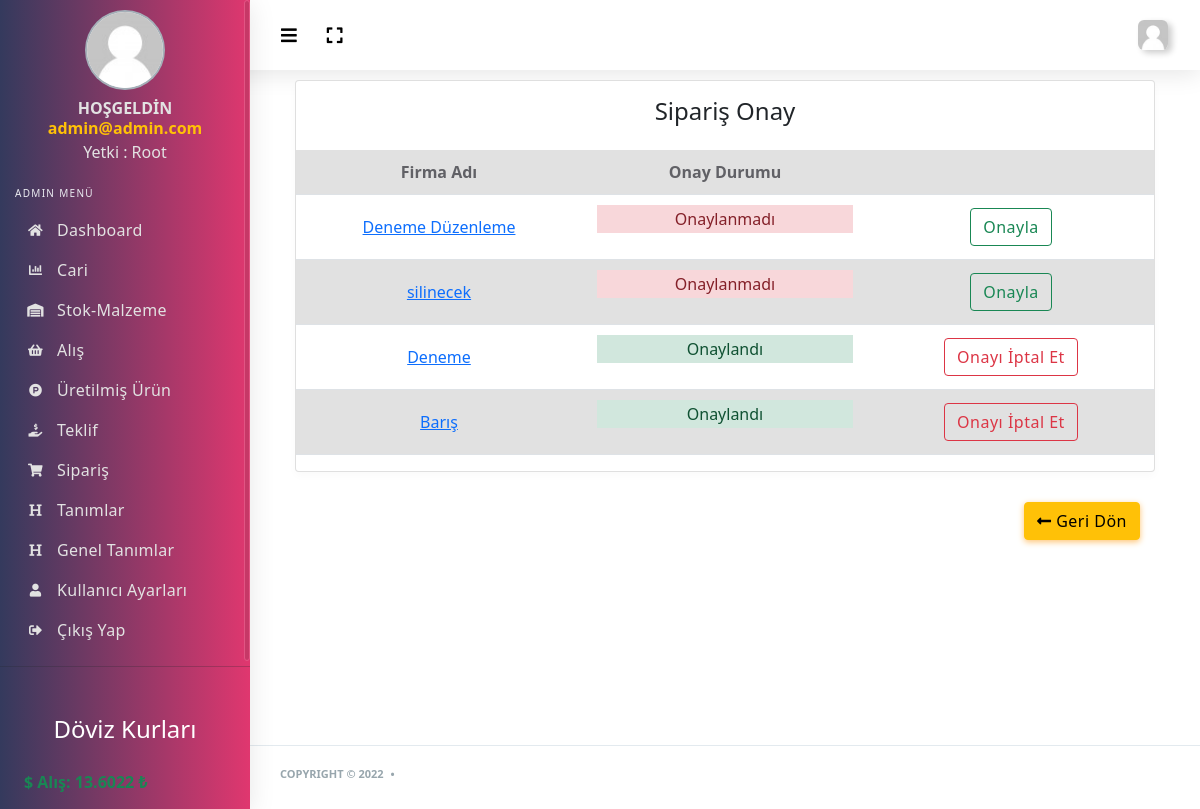
Page /admin/siparis.php (signed in) on the committed database.
### tables this page shows
CREATE TABLE `kullanici_tbl` (
  `kullanici_id` int(11) NOT NULL,
  `kullanici_foto` varchar(500) NOT NULL,
  `kullanici_ad` varchar(50) NOT NULL,
  `kullanici_sifre` varchar(50) NOT NULL,
  `kullanici_zaman` date NOT NULL,
  `kullanici_hakkinda` text NOT NULL,
  `kullanici_dogumyeri` varchar(50) NOT NULL,
  `kullanici_adsoyad` varchar(100) NOT NULL,
  `kullanici_yetki` int(2) NOT NULL,
  `kullanici_facebook` varchar(500) NOT NULL,
  `kullanici_twitter` varchar(500) NOT NULL,
  `kullanici_github` varchar(500) NOT NULL,
  `kullanici_instagram` varchar(500) NOT NULL,
  `kullanici_tel` varchar(50) NOT NULL
);

CREATE TABLE `doviz_tbl` (
  `id` int(11) NOT NULL,
  `dolar_alis` double NOT NULL,
  `dolar_satis` double NOT NULL,
  `euro_alis` double NOT NULL,
  `euro_satis` double NOT NULL
);

CREATE TABLE `siparis_tbl` (
  `id` int(11) NOT NULL,
  `teklif_id` int(11) NOT NULL,
  `onay_durumu` tinyint(1) NOT NULL
);

CREATE TABLE `teklifekrani_tbl` (
  `id` int(11) NOT NULL,
  `teklif_firmaad` varchar(255) NOT NULL,
  `teklif_firmavergino` varchar(255) NOT NULL,
  `teklif_siparistarihi` date NOT NULL,
  `teklif_satilabilirurunsecenekleri` varchar(255) NOT NULL,
  `teklif_urunadedi` varchar(255) NOT NULL,
  `teklif_kagitturu` varchar(255) NOT NULL,
  `teklif_baskitutari` varchar(255) NOT NULL,
  `teklif_lakvarmi` tinyint(1) NOT NULL,
  `teklif_metalizevarmi` tinyint(1) NOT NULL,
  `teklif_kirimvarmi` tinyint(1) NOT NULL,
  `teklif_delikvarmi` tinyint(1) NOT NULL,
  `teklif_iscisayisi` int(11) NOT NULL
);

### admin/siparis.php (the view, shortened to what this page needs)
<?php include 'header.php' ?>
<?php include 'sidebar.php';
$siparissor=$db->prepare("SELECT * FROM siparis_tbl ORDER BY id ASC");
$siparissor->execute();
$teklifsor=$db->prepare("SELECT * FROM siparis_tbl inner join teklifekrani_tbl on teklifekrani_tbl.id=siparis_tbl.teklif_id");
$teklifsor->execute();
?>
<div class="main-content">
	<div class="col-12 col-md-12 col-lg-12">
		<div class="card">
			<h4 class="text-center p-3">Sipariş Onay</h4>
			<form action="../islem.php" method="POST">
				<table class="table table-striped table-md text-center">
					<tr>
						<th class="text-center">Firma Adı</th>
						<th>Onay Durumu</th>
						<th></th>
					</tr>
					<?php while ($sipariscek=$siparissor->fetch(PDO::FETCH_ASSOC)) {
						$siparis_id=$sipariscek['id'];
						?>
						<tr class="text-center">
							<?php $teklifcek=$teklifsor->fetch(PDO::FETCH_ASSOC); ?>
							<td style="width:16%;"><a href="teklif-duzenle.php?id=<?=$teklifcek['id'] ?>"><?=$teklifcek['teklif_firmaad']; ?></a></td>
							<td style="width:16%;">
								<?php if ($teklifcek['onay_durumu']==0) {?>
									<p class="alert-danger">Onaylanmadı</p>
								<?php }else {?>
									<p class="alert-success">Onaylandı</p>
								<?php } ?>
							</td>
							<?php if ($teklifcek['onay_durumu']==0) { ?>
								<td style="width:16%;"><a href="../islem.php?onayla=ok&id=<?=$siparis_id?>" onclick="return confirm('Onaylamak istediğinize emin misiniz?')" class="btn btn-outline-success"> Onayla</a></td>
							<?php }else {?>
								<td style="width:16%;"><a href="../islem.php?onayiptal=ok&id=<?=$siparis_id?>" onclick="return confirm('Onayı iptal etmek istediğinize emin misiniz?')" class="btn btn-outline-danger"> Onayı İptal Et</a></td>
							<?php	}?>
						</tr>
					<?php } ?>
				</table>
			</div>
			<div class="col-md-12 text-right">
				<a class="btn btn-warning" href="index.php"><i class="fa fa-long-arrow-alt-left"></i> Geri Dön</a>
			</div>
	</div>
</div>
</div>
</div>
<?php include 'footer.php' ?>

### admin/header.php (shortened to what this page needs)
<?php
include '../doviz.php';
$kullanicisor =$db->prepare("SELECT * FROM kullanici_tbl WHERE kullanici_ad=:ad");
$kullanicisor->execute(array(
  'ad' => $_SESSION['kullanici_ad']
));
$kullanicicek=$kullanicisor->fetch(PDO::FETCH_ASSOC);
$dovizsor=$db->prepare("SELECT * FROM doviz_tbl WHERE id=1");
$dovizsor->execute(array(0));
$dovizcek=$dovizsor->fetch(PDO::FETCH_ASSOC);
?>
<!DOCTYPE html>
<html lang="en">
<head>
  <link rel="stylesheet" href="assets/css/app.min.css">
  <link rel="stylesheet" href="assets/css/style.css">
  <link rel="stylesheet" href="assets/css/components.css">
  <link rel="stylesheet" href="assets/bundles/bootstrap-social/bootstrap-social.css">
  <link rel="stylesheet" href="assets/bundles/flag-icon-css/css/flag-icon.min.css">
  <link rel="stylesheet" href="assets/dropzone/dist/dropzone.css">
  <link rel="stylesheet" href="assets/dropzone/dist/basic.css">
  <link rel="stylesheet" href="assets/css/bootstrap.min.css">
</head>
<body>
  <div id="app">
    <div class="main-wrapper main-wrapper-1">
      <div class="navbar-bg"></div>
      <nav class="navbar navbar-expand-lg main-navbar">
        <div class="form-inline mr-auto">
          <ul class="navbar-nav mr-3">
            <li><a href="#" data-toggle="sidebar" class="nav-link nav-link-lg collapse-btn"><i
              class="fas fa-bars"></i></a></li>
              <li><a href="#" class="nav-link nav-link-lg fullscreen-btn">
                <i class="fas fa-expand"></i>
              </a>
            </li>
          </ul>
        </div>
        <ul class="navbar-nav navbar-right">
          <li class="dropdown"><a href="#" data-toggle="dropdown"
            class="nav-link dropdown-toggle nav-link-lg nav-link-user">
            <img alt="image" src="<?=$kullanicicek['kullanici_foto'] ?>" class="user-img-radious-style">
            <span class="d-sm-none d-lg-inline-block"></span></a>
          </li>
        </ul>
      </nav>

### admin/sidebar.php (shortened to what this page needs)
<?php
$kullanicisor =$db->prepare("SELECT * FROM kullanici_tbl WHERE kullanici_ad=:ad");
$kullanicisor->execute(array(
  'ad' => $_SESSION['kullanici_ad']
));
$kullanicicek=$kullanicisor->fetch(PDO::FETCH_ASSOC);
?>
<div class="main-sidebar sidebar-style-2">
  <aside id="sidebar-wrapper">
    <ul class="sidebar-menu">
      <li class="dropdown active" style="display: block;">
        <div class="sidebar-profile">
          <div class="siderbar-profile-pic">
            <img src="<?php echo $kullanicicek['kullanici_foto'] ?>" class="profile-img-circle box-center" alt="User Image">
          </div>
          <div class="siderbar-profile-details">
            <div class="siderbar-profile-name">HOŞGELDİN</div>
            <div class="siderbar-profile-name text-warning"><?php echo $_SESSION['kullanici_ad'] ?> </div>
            <div class="sidebar-profile-position">
              <?php if ($kullanicicek['kullanici_yetki']==0) {
                echo "Yetki : Root";
              }elseif ($kullanicicek['kullanici_yetki']==1) {
                echo "Yetki: Yönetici";
              }else{echo "Yetki: Üye";}
              ?></div>
            </div>
          </div>
        </li>
        <li class="menu-header">Admin Menü</li>
        <li><a class="nav-link" href="index.php"><i class="fas fa-home"></i><span>Dashboard</span></a></li>
        <?php if($kullanicicek['kullanici_yetki']<=1) { ?>
          <li><a class="nav-link" href="cari.php"><i class="fas fa-chart-bar"></i><span>Cari</span></a></li>
          <li><a class="nav-link" href="stok.php"><i class="fas fa-warehouse"></i><span>Stok-Malzeme</span></a></li>
          <li><a class="nav-link" href="alis.php"><i class="fas fa-shopping-basket"></i><span>Alış</span></a></li>
          <li><a class="nav-link" href="urun.php"><i class="fab fa-product-hunt"></i><span>Üretilmiş Ürün</span></a></li>
          <li><a class="nav-link" href="teklif.php"><i class="fas fa-hand-holding-usd"></i><span>Teklif</span></a></li>
          <li><a class="nav-link" href="siparis.php"><i class="fas fa-shopping-cart"></i><span>Sipariş</span></a></li>
          <li><a class="nav-link" href="tanimlar.php"><i class="fas fa-heading"></i><span>Tanımlar</span></a></li>
          <li><a class="nav-link" href="geneltanimlar.php"><i class="fas fa-heading"></i><span>Genel Tanımlar</span></a></li>
          <?php if ($kullanicicek['kullanici_yetki']==0) { ?>
            <li><a class="nav-link" href="kullanicilar.php"><i class="fas fa-user"></i><span>Kullanıcı Ayarları</span></a></li>
          <?php } ?>
        <?php } ?>
        <li><a class="nav-link" href="logout.php"><i class="fas fa-sign-out-alt"></i><span>Çıkış Yap</span></a></li><hr>
        <li class="mt-5">
          <h4 class="text-white text-center">Döviz Kurları</h4>
          <nav class="nav text-white fw-bold m-4">
            <p class="text-success">$ Alış: <?=$dovizcek['dolar_alis']?> ₺</p>
          </nav>
        </li>
      </ul>
    </aside>
  </div>

### admin/assets/css/components.css (style rules this page uses)
.box-center { margin:0 auto }

### rows in the picture
kullanici_tbl: kullanici_foto (placeholder picture)
doviz_tbl: dolar_alis "13.6022"
siparis_tbl: teklifekrani_tbl.teklif_firmaad "Deneme Düzenleme", onay_durumu "Onaylanmadı"
siparis_tbl: teklifekrani_tbl.teklif_firmaad "silinecek", onay_durumu "Onaylanmadı"
siparis_tbl: teklifekrani_tbl.teklif_firmaad "Deneme", onay_durumu "Onaylandı"
siparis_tbl: teklifekrani_tbl.teklif_firmaad "Barış", onay_durumu "Onaylandı"

### other values in the picture
$_SESSION['kullanici_ad'] "admin@admin.com"
